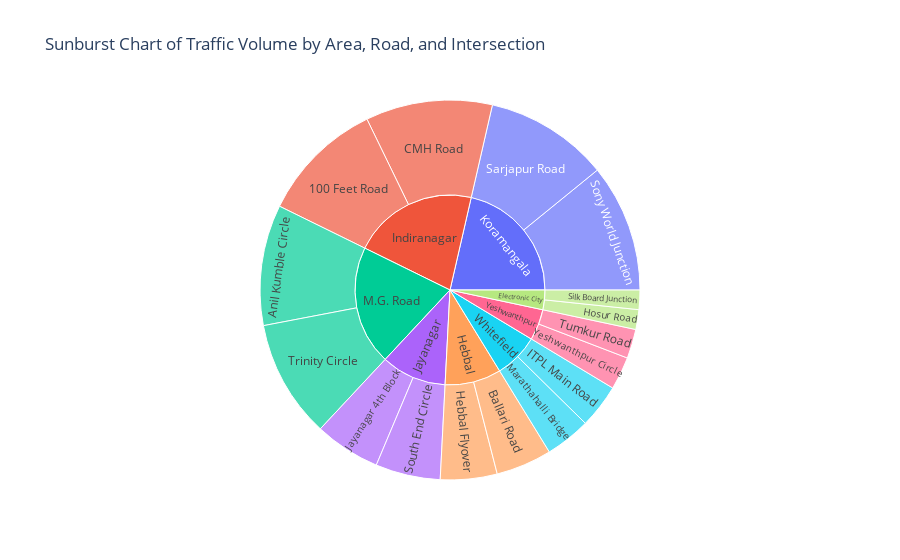

Notebook code for this chart:
### Markdown cell above
### Region VS congestion

### Code cell
fig = px.sunburst(blr, path=['area name', 'road/intersection name'], values='traffic volume',
                  title="Sunburst Chart of Traffic Volume by Area, Road, and Intersection")
fig.show()

### Figure 1 — Plotly figure (JSON) as saved in the notebook; plotly's stock layout.template omitted (floating-point values rounded to 4 significant figures)
{"data": [{"branchvalues": "total", "domain": {"x": [0, 1], "y": [0, 1]}, "hovertemplate": "labels=%{label}<br>traffic volume=%{value}<br>parent=%{parent}<br>id=%{id}<extra></extra>", "ids": ["Indiranagar/100 Feet Road", "M.G. Road/Anil Kumble Circle", "Hebbal/Ballari Road", "Indiranagar/CMH Road", "Hebbal/Hebbal Flyover", "Electronic City/Hosur Road", "Whitefield/ITPL Main Road", "Jayanagar/Jayanagar 4th Block", "Whitefield/Marathahalli Bridge", "Koramangala/Sarjapur Road", "Electronic City/Silk Board Junction", "Koramangala/Sony World Junction", "Jayanagar/South End Circle", "M.G. Road/Trinity Circle", "Yeshwanthpur/Tumkur Road", "Yeshwanthpur/Yeshwanthpur Circle", "Electronic City", "Hebbal", "Indiranagar", "Jayanagar", "Koramangala", "M.G. Road", "Whitefield", "Yeshwanthpur"], "labels": ["100 Feet Road", "Anil Kumble Circle", "Ballari Road", "CMH Road", "Hebbal Flyover", "Hosur Road", "ITPL Main Road", "Jayanagar 4th Block", "Marathahalli Bridge", "Sarjapur Road", "Silk Board Junction", "Sony World Junction", "South End Circle", "Trinity Circle", "Tumkur Road", "Yeshwanthpur Circle", "Electronic City", "Hebbal", "Indiranagar", "Jayanagar", "Koramangala", "M.G. Road", "Whitefield", "Yeshwanthpur"], "name": "", "parents": ["Indiranagar", "M.G. Road", "Hebbal", "Indiranagar", "Hebbal", "Electronic City", "Whitefield", "Jayanagar", "Whitefield", "Koramangala", "Electronic City", "Koramangala", "Jayanagar", "M.G. Road", "Yeshwanthpur", "Yeshwanthpur", "", "", "", "", "", "", "", ""], "type": "sunburst", "values": [21046518, 20540016, 9504046, 21564830, 9645779, 3365797, 7495079, 11220655, 7729427, 21067248, 3304048, 21733520, 11031597, 20067014, 4979330, 5594637, 6669845, 19149825, 42611348, 22252252, 42800768, 40607030, 15224506, 10573967]}], "layout": {"legend": {"tracegroupgap": 0}, "title": {"text": "Sunburst Chart of Traffic Volume by Area, Road, and Intersection"}}}
